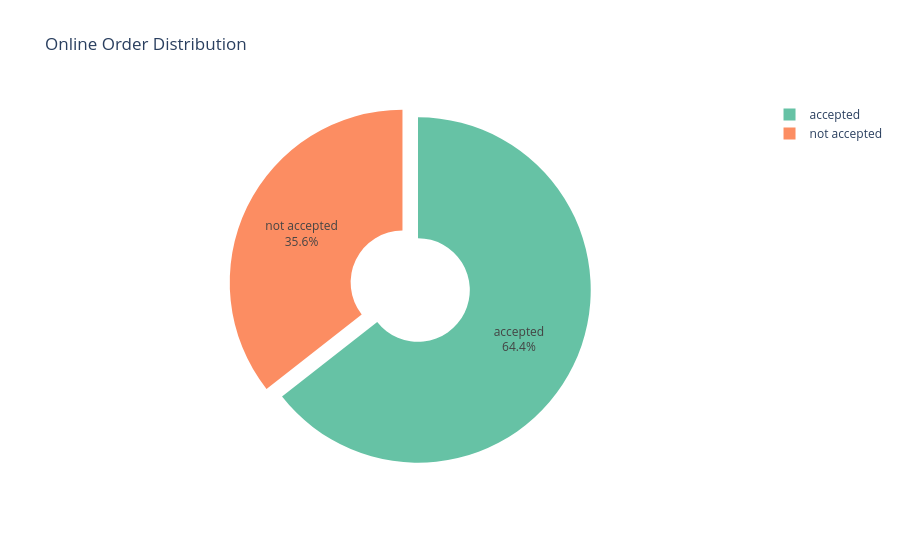

The cell this chart's notebook holds for it:
### Markdown cell above
#### Restuarants accepting online order

### Code cell
fig = px.pie(
    names=['accepted', 'not accepted'],  # Labels for the categories
    values= x,  # Values for each category
    title="Online Order Distribution",  # Title of the plot
    color_discrete_sequence=px.colors.qualitative.Set2,  # Color palette
    hole=0.3  # Optional: Make it a donut chart
)

# Update layout to show percentage labels
fig.update_traces(
    textinfo='percent+label',  # Show percentage and category labels
    pull=[0, 0.1]  # Explode the 'not accepted' slice
)

# Display the chart
fig.show()

### Figure 1 — Plotly figure (JSON) as saved in the notebook; plotly's stock layout.template omitted (floating-point values rounded to 4 significant figures)
{"data": [{"domain": {"x": [0, 1], "y": [0, 1]}, "hole": 0.3, "hovertemplate": "label=%{label}<br>value=%{value}<extra></extra>", "labels": ["accepted", "not accepted"], "legendgroup": "", "name": "", "pull": [0, 0.1], "showlegend": true, "textinfo": "percent+label", "type": "pie", "values": [28308, 15634]}], "layout": {"legend": {"tracegroupgap": 0}, "piecolorway": ["rgb(102,194,165)", "rgb(252,141,98)", "rgb(141,160,203)", "rgb(231,138,195)", "rgb(166,216,84)", "rgb(255,217,47)", "rgb(229,196,148)", "rgb(179,179,179)"], "title": {"text": "Online Order Distribution"}}}
